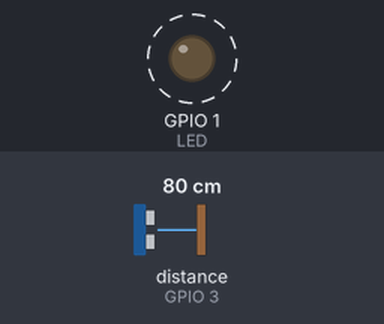
The sketch below on a simulated ESP8266 (NodeMCU). Shown: output pins drawn as LEDs (lit = HIGH). Dashed ring = blinking. Inputs (shaded band) come from the test bench; at power-on: distance to the obstacle (sensor on GPIO 3) 80 cm. The echo pulse lasts 58.3 µs per cm; WiFi joins after 1.5 s; servers stay silent unless stated; no MQTT or app messages arrive unless stated; what the sketch prints to the serial monitor is not drawn.

Above: at 3.7 s.
Timing chart, 0 to 6.5 s (numbered marks = the images above):
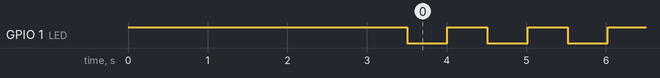

Measured:
- by itself, GPIO 1 (LED): alternates HIGH for 0.50 s and LOW for 0.50 s

The sketch:

shed-tank-level-sensor.ino
```cpp
/*
*****************************************************
* Water level sensor using HCSR04 - Pilot 24-Aug-2018
*****************************************************
*/
#include <PubSubClient.h>
#include <ESP8266WiFi.h>
#include <NewPingESP8266.h>

#define ITERATIONS     5 // Number of iterations.
#define TRIGGER_PIN    2 // Arduino pin tied to trigger pin on ping sensor.
#define ECHO_PIN       3 // Arduino pin tied to echo pin on ping sensor.
#define MIN_DISTANCE 20 // Minimum distance (in cm) to ping.
#define MAX_DISTANCE 200 // Maximum distance (in cm) to ping.
#define PING_INTERVAL 33 // Milliseconds between sensor pings (29ms is about the min to avoid cross-sensor echo).


NewPingESP8266 sonar(TRIGGER_PIN, ECHO_PIN, MAX_DISTANCE); // NewPing setup of pins and maximum distance.

// WiFI/MQTT Configuration Setup

#define MQTT_SERVER "atgl.udayakumarn.in"

const char* ssid = "atgl-s24-wifi-hotspot";
const char* password = "uday1-mifi";


const char* controlTopic = "/ATGL/shed-tank-level";
const char* confirmTopic = "/ATGL/confirm";
const char* stTankId     = "shed-tank-level";
const char* stSSID      = "borepump/ssid";
const char* stMQTT      = "borepump/mqtt";

static int   ReconnectTrials = 0;

#define WIFI_RECONNECT_DELAY 15000
#define MQTT_RECONNECT_DELAY 30000
#define TANK_TEST_FREQUENCY  15000
#define TRIGGER 2
#define ECHO    3

// GPIO-2 > TRIGGER | GPIO-3 > ECHO

WiFiClient wifiClient;
PubSubClient client(wifiClient);

void reconnect(bool);

void Confirm(const char *subTopic, const char *msg) {
  static char tmpBuf[50];
  if (client.connected()){
    if (subTopic) {
      sprintf(tmpBuf, "%s/%s",confirmTopic, subTopic);
      client.publish(tmpBuf, msg, false);
    }
    else
      client.publish(confirmTopic, msg, false);
  }
}

static int lastMeasure=0;
void publishStatus() {
    // Let us publish last measurement
    char msgBuf[20];
    sprintf(msgBuf,"%d", lastMeasure);
    Confirm(stTankId, msgBuf);
}

void callback(char* topic, byte* payload, unsigned int length) {

  //convert topic to string to make it easier to work with
  String topicStr = topic;
  String payloadStr = (char *)payload;
  char payloadBuf[15];
  short int i;

  for (i=0; i<length; i++)
    payloadBuf[i] = payloadStr[i];
  payloadBuf[i] = '\0';

  //Print out some debugging info
  // Serial.println("Callback update.");
  // Serial.print("Topic: ");
  // Serial.println(topicStr);
  // Serial.println(payloadBuf);

  if (!strcmp(payloadBuf, "Status")){
    publishStatus();
  }
}

static long lastMillis;
static long lastSonarCheck;

//
// LED flashing dataset
const int LED = 1;
const int ledFlash = 500;
static long currentMillis;
static int ledState = HIGH;
//

//
// Flash LED to show we are up and running
//


void toggleLED() {
   long now = millis();
   if (now < currentMillis + ledFlash)
       return;
//   Serial.println(".");
   currentMillis = now;
   if (ledState == HIGH)
       ledState = LOW;
   else
       ledState = HIGH;
   digitalWrite(LED, ledState);
}

void setup() {

  // Serial.begin (115200);

  pinMode(LED, OUTPUT);
  digitalWrite(LED, ledState);

  client.setServer(MQTT_SERVER, 1883);
  client.setCallback(callback);

  //start wifi subsystem
  WiFi.mode(WIFI_STA);
  WiFi.begin(ssid, password);
  // attempt to connect to the WIFI network and then connect to the MQTT server
  // Initial call to reconnect should have a boolean TRUE argument
  reconnect(true);
  //wait a bit before starting the main loop
  delay(2000);

  lastMillis = millis();
  lastSonarCheck = lastMillis;
}

#define SONAR_CHECK_INTERVAL 200
#define BUFFER_SIZE 10

int my_index = 0;
bool firstCycleDone = false;
int measures[BUFFER_SIZE];

int averageDistance() {
  int i;
  int sum = 0;
  for (i=0; i <BUFFER_SIZE; i++)
    sum += measures[i];
  return (sum/BUFFER_SIZE);
}

void loop() {
  long now = millis();
  bool statusTime = false;
  toggleLED();

  if ((lastSonarCheck + SONAR_CHECK_INTERVAL) <= now) {
    int value;
    if (!firstCycleDone) {
      value = sonar.ping_cm();
        if (value > 20 && value <= MAX_DISTANCE) {
        measures[my_index++] = value;
        lastSonarCheck = millis();
        if (my_index >= BUFFER_SIZE) {
          firstCycleDone = true;
          lastMeasure = averageDistance();
          statusTime = true;
          my_index = 0;
        }
      }
    } else {
      value = sonar.ping_cm();
      if (value > 20 && value <= MAX_DISTANCE) {
        measures[my_index++] = value;
        lastSonarCheck = millis();
        if (my_index >= BUFFER_SIZE) {
          lastMeasure = averageDistance();
          statusTime = true;
          my_index = 0;
        }
      }
    }
  }

  //check & reconnect if connection is lost
  if (!client.connected()) {
    if (WiFi.status() != WL_CONNECTED) {
      // WiFi disconnected. We will wait for 2.5 minutes and
      // try reconnecting
      ReconnectTrials++;
      if (ReconnectTrials > WIFI_RECONNECT_DELAY) {
        // Serial.println("Reconnecting...");
        reconnect(false);
      }
    }
    else {
      // Reconnect to MQTT ASAP if we did not lose WiFi
      reconnect(false);
    }
  }
  if (client.connected()) {
    ReconnectTrials = 0;
    //maintain MQTT connection
    client.loop();
    if (statusTime) {
      publishStatus();
      statusTime = false;
    }
  }

  //MUST delay to allow ESP8266 WIFI functions to run
  delay(10);

}

#define MAX_WIFI_RETRY_COUNT 10

static unsigned long lastMQTTchk = 0;

void reconnect(bool initial) {
  int reconnect_attempt = 0;
  int currMQTTchk = 0;
  //attempt to connect to the wifi if connection is lost
  if(WiFi.status() != WL_CONNECTED){
    //debug printing
    Serial.print("Connecting to ");
    Serial.println(ssid);
    if (!initial) {
      WiFi.disconnect();
      delay(1000);
      WiFi.begin(ssid, password);
    }
    //loop while we wait for connection
    while (WiFi.status() != WL_CONNECTED) {
      delay(500);
      // Serial.print(".");
      reconnect_attempt ++;
      if (reconnect_attempt >= MAX_WIFI_RETRY_COUNT)
      {
        return ;
      }
    }
    Confirm(stSSID , ssid);
    //print out some more debug once connected
    // Serial.println("");
    // Serial.println("WiFi connected");
    // Serial.println("IP address: ");
    // Serial.println(WiFi.localIP());
  }

  // make sure we are connected to WIFI before attempting
  // to connect to MQTT
  if(WiFi.status() == WL_CONNECTED){
    currMQTTchk = millis();
    if (currMQTTchk - lastMQTTchk > MQTT_RECONNECT_DELAY ) {
      if (!client.connected()) {
        // Serial.print("Client status is : ");
        // Serial.println(client.state());
        client.disconnect();
        // Serial.print("Attempting MQTT connection...");

        // Generate client name based on MAC address and last 8 bits of microsecond counter
        String clientName;
        clientName += "esp8266-";
        uint8_t mac[6];
        WiFi.macAddress(mac);
//        clientName += macToStr(mac);

        //if connected, subscribe to the topic(s) we want to be notified about

//        if (client.connect((char*) clientName.c_str()), "uday", "swim2sea") {
          if (client.connect("atgl-tank-sensor2", "uday", "swim2sea")) {
          // Serial.println("\tMQTT Connected");
          // Serial.print("Client status is : ");
          // Serial.println(client.state());
          client.subscribe(controlTopic);
          Confirm(stMQTT , MQTT_SERVER);
        }

        //otherwise print failed for debugging
        else{
          // Serial.print("\tFailed. rc=");
          // Serial.println(client.state());
          // abort();
        }
      }
      lastMQTTchk = currMQTTchk ;
    }
  }
}

//generate unique name from MAC addr
//String macToStr(const uint8_t* mac){
//  String result = "";
//  for (int i = 0; i < 6; ++i) {
//    result += String(mac[i], 16);
//
//    if (i < 5){
//      result += ':';
//    }
//  }
//
//  Serial.println(result);
//  return result;
//}
```
